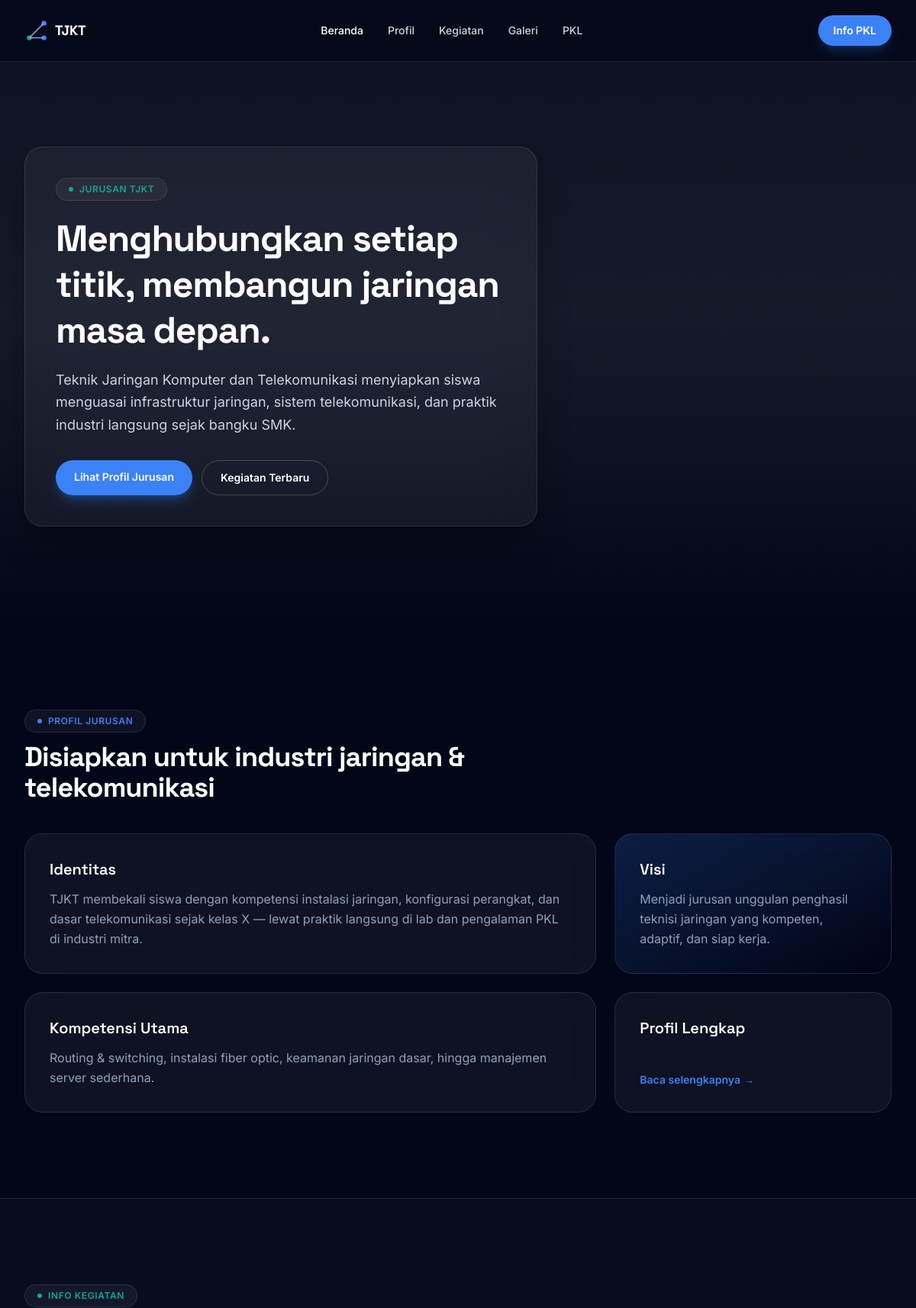
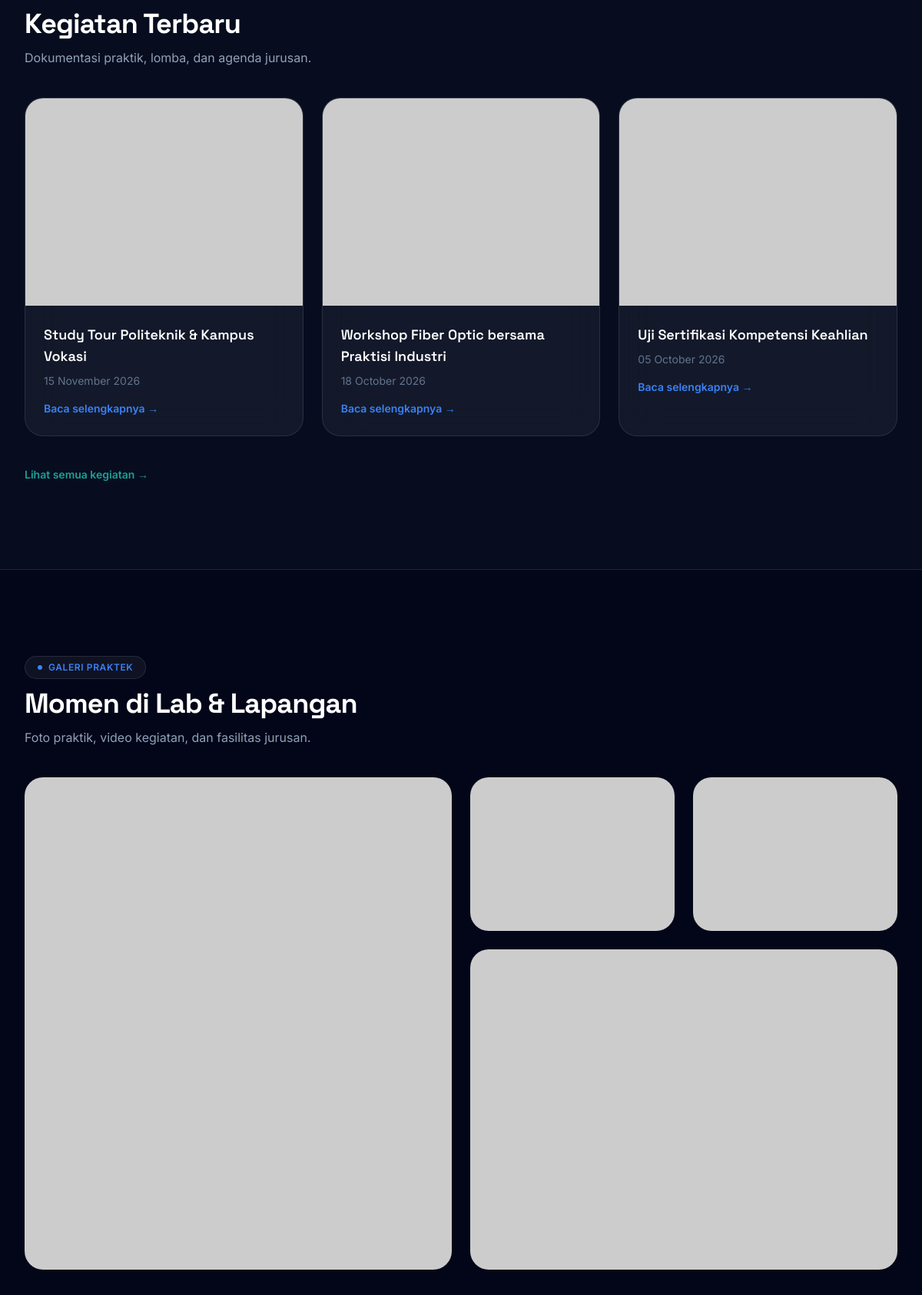
The page / (upper part) on the database its author committed (2 pictures, top to bottom).
### tables this page shows
CREATE TABLE IF NOT EXISTS kegiatan (
    id          INT UNSIGNED AUTO_INCREMENT PRIMARY KEY,
    judul       VARCHAR(150) NOT NULL,
    slug        VARCHAR(170) NOT NULL UNIQUE,
    deskripsi   TEXT         NOT NULL,
    tanggal     DATE         NOT NULL,
    gambar      VARCHAR(255) DEFAULT NULL,
    created_by  INT UNSIGNED DEFAULT NULL,
    created_at  TIMESTAMP    NOT NULL DEFAULT CURRENT_TIMESTAMP,
    CONSTRAINT fk_kegiatan_admin FOREIGN KEY (created_by) REFERENCES admins(id) ON DELETE SET NULL
);

CREATE TABLE IF NOT EXISTS galeri (
    id          INT UNSIGNED AUTO_INCREMENT PRIMARY KEY,
    tipe        ENUM('foto', 'video') NOT NULL,
    kategori    ENUM('praktek', 'kegiatan', 'fasilitas') NOT NULL,
    url         VARCHAR(255) NOT NULL,    
    caption     VARCHAR(255) DEFAULT NULL,
    created_at  TIMESTAMP    NOT NULL DEFAULT CURRENT_TIMESTAMP
);

### index.php (the view, shortened to what this page needs)
<?php
$pdo = get_db();
$kegiatan = [];
if ($pdo) {
    try {
        $kegiatan = $pdo->query('SELECT judul, slug, tanggal, gambar FROM kegiatan ORDER BY tanggal DESC LIMIT 3')->fetchAll();
    } catch (PDOException $e) {  }
}
$galeri = [];
if ($pdo) {
    try {
        $galeri = $pdo->query("SELECT url, caption FROM galeri WHERE tipe = 'foto' ORDER BY created_at DESC LIMIT 4")->fetchAll();
    } catch (PDOException $e) {  }
}
require __DIR__ . '/includes/header.php';
?>
<header class="relative isolate overflow-hidden">
    <div class="absolute inset-0 -z-10">
    </div>
    <div class="mx-auto max-w-7xl px-6 pb-24 pt-40 sm:pb-32 sm:pt-48 lg:px-8">
        <div class="max-w-2xl rounded-3xl border border-white/10 bg-white/5 p-8 shadow-2xl shadow-black/40 backdrop-blur-xl sm:p-10">
            <span class="inline-flex items-center gap-2 rounded-full border border-white/10 bg-white/5 px-4 py-1.5 text-xs font-semibold uppercase tracking-wider text-brand-secondary">
                <span class="h-1.5 w-1.5 rounded-full bg-brand-secondary"></span>
                Jurusan TJKT
            </span>
            <h1 class="mt-5 font-display text-4xl font-bold leading-tight tracking-tight text-white sm:text-5xl">
                Menghubungkan setiap titik, membangun jaringan masa depan.
            </h1>
            <p class="mt-5 text-base leading-relaxed text-slate-300 sm:text-lg">
                Teknik Jaringan Komputer dan Telekomunikasi menyiapkan siswa menguasai infrastruktur jaringan, sistem telekomunikasi, dan praktik industri langsung sejak bangku SMK.
            </p>
            <div class="mt-8 flex flex-wrap gap-3">
                <a href="pages/profil.php" class="rounded-full bg-brand-primary px-6 py-3 text-sm font-semibold text-white shadow-lg shadow-blue-500/30 transition hover:bg-blue-500">
                    Lihat Profil Jurusan
                </a>
                <a href="pages/kegiatan.php" class="rounded-full border border-white/20 px-6 py-3 text-sm font-semibold text-white transition hover:bg-white/10">
                    Kegiatan Terbaru
                </a>
            </div>
        </div>
    </div>
</header>
<section id="profil" class="relative py-20 sm:py-28">
    <div class="mx-auto max-w-7xl px-6 lg:px-8">
        <div class="mb-10 flex flex-col gap-3">
            <span class="inline-flex w-fit items-center gap-2 rounded-full border border-white/10 bg-white/5 px-4 py-1.5 text-xs font-semibold uppercase tracking-wider text-brand-primary">
                <span class="h-1.5 w-1.5 rounded-full bg-brand-primary"></span>
                Profil Jurusan
            </span>
            <h2 class="max-w-xl font-display text-3xl font-bold tracking-tight text-white sm:text-4xl">Disiapkan untuk industri jaringan &amp; telekomunikasi</h2>
        </div>
        <div class="grid grid-cols-1 gap-6 md:grid-cols-3">
            <div class="rounded-3xl border border-white/10 bg-white/5 p-8 backdrop-blur-xl transition hover:bg-white/[0.08] md:col-span-2">
                <h3 class="font-display text-xl font-semibold text-white">Identitas</h3>
                <p class="mt-3 leading-relaxed text-slate-400">TJKT membekali siswa dengan kompetensi instalasi jaringan, konfigurasi perangkat, dan dasar telekomunikasi sejak kelas X — lewat praktik langsung di lab dan pengalaman PKL di industri mitra.</p>
            </div>
            <div class="rounded-3xl border border-white/10 bg-gradient-to-br from-brand-primary/20 to-transparent p-8 backdrop-blur-xl transition hover:bg-white/[0.08]">
                <h3 class="font-display text-xl font-semibold text-white">Visi</h3>
                <p class="mt-3 leading-relaxed text-slate-400">Menjadi jurusan unggulan penghasil teknisi jaringan yang kompeten, adaptif, dan siap kerja.</p>
            </div>
            <div class="rounded-3xl border border-white/10 bg-white/5 p-8 backdrop-blur-xl transition hover:bg-white/[0.08] md:col-span-2">
                <h3 class="font-display text-xl font-semibold text-white">Kompetensi Utama</h3>
                <p class="mt-3 leading-relaxed text-slate-400">Routing &amp; switching, instalasi fiber optic, keamanan jaringan dasar, hingga manajemen server sederhana.</p>
            </div>
            <a href="pages/profil.php" class="group flex flex-col justify-between rounded-3xl border border-white/10 bg-white/5 p-8 backdrop-blur-xl transition hover:bg-brand-primary/10">
                <span class="font-display text-xl font-semibold text-white">Profil Lengkap</span>
                <span class="mt-3 inline-flex items-center gap-1 text-sm font-semibold text-brand-primary">
                    Baca selengkapnya
                    <span class="transition group-hover:translate-x-1">→</span>
                </span>
            </a>
        </div>
    </div>
</section>
<section id="kegiatan" class="relative border-y border-white/10 bg-slate-900/40 py-20 sm:py-28">
    <div class="mx-auto max-w-7xl px-6 lg:px-8">
        <div class="mb-10 flex flex-col gap-3">
            <span class="inline-flex w-fit items-center gap-2 rounded-full border border-white/10 bg-white/5 px-4 py-1.5 text-xs font-semibold uppercase tracking-wider text-brand-secondary">
                <span class="h-1.5 w-1.5 rounded-full bg-brand-secondary"></span>
                Info Kegiatan
            </span>
            <h2 class="font-display text-3xl font-bold tracking-tight text-white sm:text-4xl">Kegiatan Terbaru</h2>
            <p class="max-w-xl text-slate-400">Dokumentasi praktik, lomba, dan agenda jurusan.</p>
        </div>
        <div class="grid grid-cols-1 gap-6 sm:grid-cols-2 lg:grid-cols-3">
            <?php foreach ($kegiatan as $k): ?>
            <article class="group overflow-hidden rounded-3xl border border-white/10 bg-white/5 backdrop-blur-xl transition hover:bg-white/[0.08]">
                <div class="aspect-[4/3] overflow-hidden">
                    <img src="<?= htmlspecialchars($k['gambar'] ?: 'https://placehold.co/480x360/0f172a/8FA3BF?text=Kegiatan') ?>" alt="<?= htmlspecialchars($k['judul']) ?>" class="h-full w-full object-cover transition duration-500 group-hover:scale-105">
                </div>
                <div class="p-6">
                    <h3 class="font-display text-lg font-semibold text-white"><?= htmlspecialchars($k['judul']) ?></h3>
                    <span class="mt-2 block text-sm text-slate-500"><?= date('d F Y', strtotime($k['tanggal'])) ?></span>
                    <a href="pages/kegiatan-detail.php<?= $k['slug'] ? '?slug=' . urlencode($k['slug']) : '' ?>" class="mt-4 inline-flex text-sm font-semibold text-brand-primary hover:text-blue-400">Baca selengkapnya →</a>
                </div>
            </article>
            <?php endforeach; ?>
        </div>
        <a href="pages/kegiatan.php" class="mt-10 inline-flex items-center gap-1 text-sm font-semibold text-brand-secondary hover:text-teal-400">Lihat semua kegiatan →</a>
    </div>
</section>
<section id="galeri" class="relative py-20 sm:py-28">
    <div class="mx-auto max-w-7xl px-6 lg:px-8">
        <div class="mb-10 flex flex-col gap-3">
            <span class="inline-flex w-fit items-center gap-2 rounded-full border border-white/10 bg-white/5 px-4 py-1.5 text-xs font-semibold uppercase tracking-wider text-brand-primary">
                <span class="h-1.5 w-1.5 rounded-full bg-brand-primary"></span>
                Galeri Praktek
            </span>
            <h2 class="font-display text-3xl font-bold tracking-tight text-white sm:text-4xl">Momen di Lab &amp; Lapangan</h2>
            <p class="max-w-xl text-slate-400">Foto praktik, video kegiatan, dan fasilitas jurusan.</p>
        </div>
        <div class="grid grid-cols-2 gap-4 sm:gap-6 md:grid-cols-4">
            <?php $spans = ['col-span-2 row-span-2', '', '', 'col-span-2']; ?>
            <?php foreach ($galeri as $i => $g): ?>
            <div class="overflow-hidden rounded-3xl <?= $spans[$i] ?? '' ?>">
                <img src="<?= htmlspecialchars($g['url']) ?>" alt="<?= htmlspecialchars($g['caption'] ?? 'Galeri') ?>" class="h-full w-full object-cover transition duration-500 hover:scale-105">
            </div>
            <?php endforeach; ?>
        </div>
    </div>
</section>
<?php require __DIR__ . '/includes/footer.php'; ?>

### assets/css/custom.css (style rules this page uses)
html { scroll-behavior: smooth; }

### rows shown on the page
kegiatan: judul "Study Tour Politeknik & Kampus Vokasi", tanggal "15 November 2026"
kegiatan: judul "Workshop Fiber Optic bersama Praktisi Industri", tanggal "18 October 2026"
kegiatan: judul "Uji Sertifikasi Kompetensi Keahlian", tanggal "05 October 2026"
